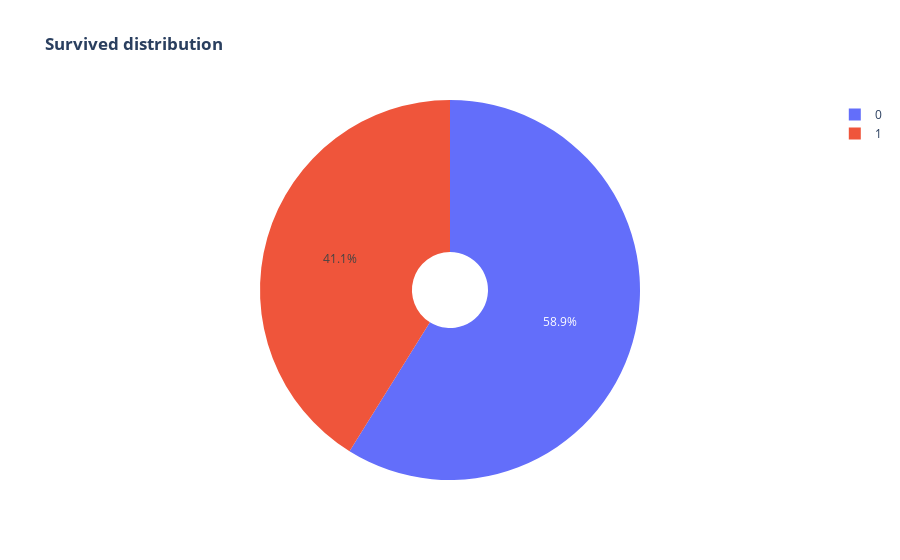

The code cell stored with this chart in its notebook:
### Code cell
fig =  px.pie (df,names='Survived',
        title='<b>Survived distribution </b>',
        color_discrete_map={0:'blue',
                            1:'red'},
        category_orders={'Survived':['1','0']},
        hole=0.2)
fig.show()

### Figure 1 — Plotly figure (JSON) as saved in the notebook; plotly's stock layout.template omitted (floating-point values rounded to 4 significant figures; data arrays with more than 128 entries replaced by an {"elided": "..."} marker saying what was removed)
{"data": [{"direction": "clockwise", "domain": {"x": [0, 1], "y": [0, 1]}, "hole": 0.2, "hovertemplate": "Survived=%{label}<extra></extra>", "labels": {"elided": "778 int values"}, "legendgroup": "", "name": "", "showlegend": true, "sort": false, "type": "pie"}], "layout": {"legend": {"tracegroupgap": 0}, "title": {"text": "<b>Survived distribution </b>"}}}
